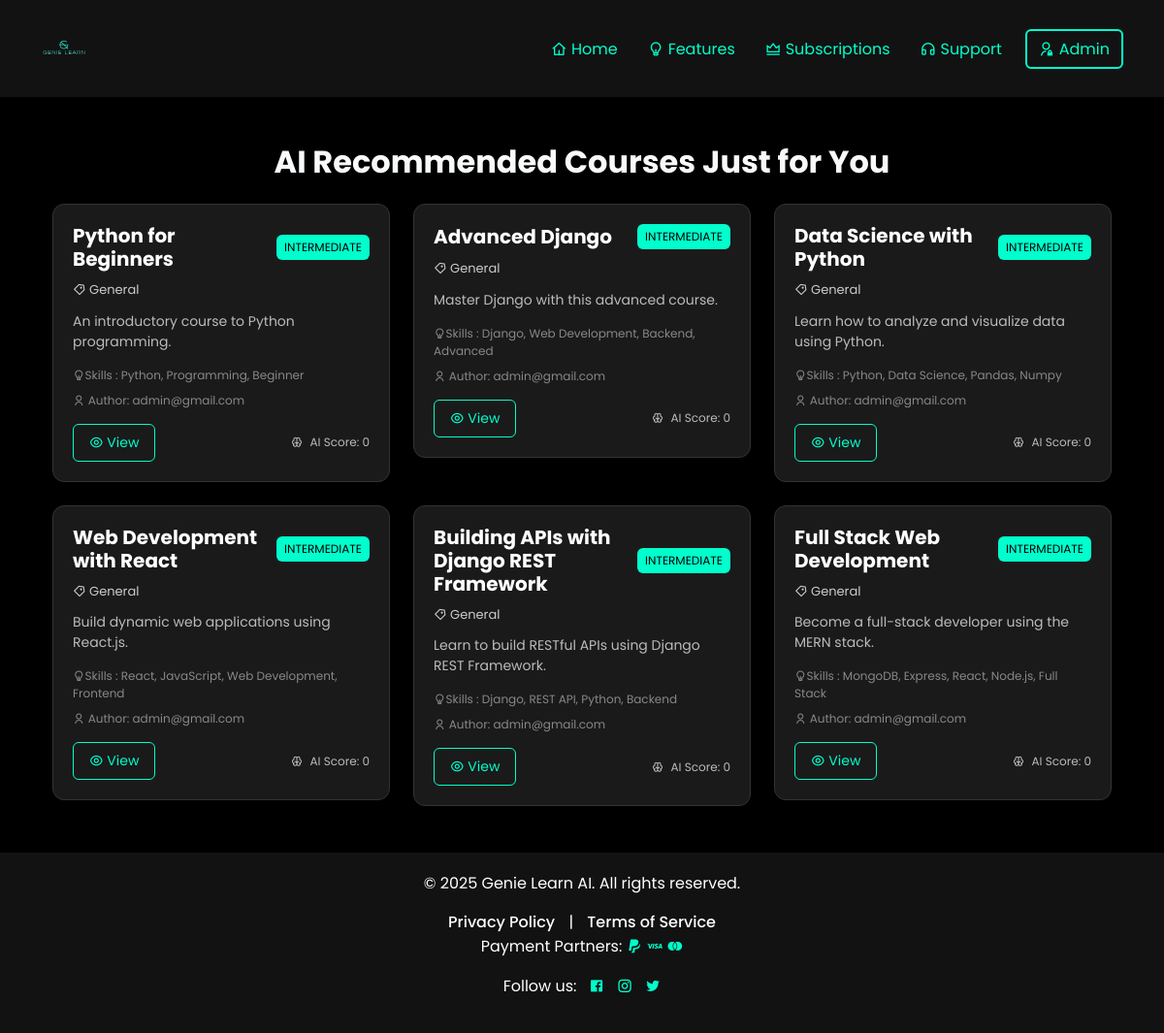
/courses_app/recommend_courses/ (signed in), run on the app's committed database.
### courses_app/models.py (models this page shows, shortened)
class Course(models.Model):
    DIFFICULTY_CHOICES = [
        ('beginner', 'Beginner'),
        ('intermediate', 'Intermediate'),
        ('advanced', 'Advanced'),
    ]
    SUBSCRIPTION_CHOICES = [
    ('FREE', 'Free'),
    ('PRO', 'Pro'),
    ('PREMIUM', 'Premium'),
]
    title = models.CharField(max_length=255)
    description = models.TextField()
    skills = models.TextField(null=True, blank=True)  # Comma-separated skills
    author = models.ForeignKey(settings.AUTH_USER_MODEL, on_delete=models.CASCADE, related_name='courses')
    thumbnail = models.ImageField(upload_to='course_thumbnails/', null=True, blank=True)
    difficulty = models.CharField(max_length=20, choices=DIFFICULTY_CHOICES, default='beginner')
    category = models.CharField(max_length=100, null=True, blank=True)
    tags = models.CharField(max_length=255, null=True, blank=True)
    price = models.DecimalField(max_digits=6, decimal_places=2, default=0.00)
    is_published = models.BooleanField(default=False)
    subscription = models.CharField(max_length=20, choices=SUBSCRIPTION_CHOICES, default='FREE')
    created_at = models.DateTimeField(auto_now_add=True)
    def get_skills(self):
        return [skill.strip() for skill in self.skills.split(',')] if self.skills else []

### user_app/models.py (models this page shows)
class User(AbstractBaseUser, PermissionsMixin):
    email = models.EmailField(unique=True)
    full_name = models.CharField(max_length=30, null=True, blank=True)
    educational_qualification = models.CharField(max_length=50, null=True, blank=True)
    certificates = models.TextField(null=True, blank=True)
    phone = models.CharField(max_length=20, unique=True, null=True, blank=True)
    is_email_verified = models.BooleanField(default=False)
    is_phone_verified = models.BooleanField(default=False)
    subscriptions_type = models.CharField(max_length=20, null=True, blank=True)
    registration_date = models.DateTimeField(auto_now_add=True, null=True, blank=True)
    last_login = models.DateTimeField(auto_now=True, null=True, blank=True)
    bio = models.TextField(null=True, blank=True)
    date_of_birth = models.DateField(null=True, blank=True)
    address = models.TextField(null=True, blank=True)
    website = models.URLField(null=True, blank=True)
    gender = models.CharField(max_length=20, null=True, blank=True)
    occupation = models.CharField(max_length=20, null=True, blank=True)
    skills = models.TextField(null=True, blank=True)
    sub_category = models.TextField(null=True, blank=True)
    certificate_file = models.FileField(upload_to="certificates/", null=True, blank=True)
    followers_count = models.PositiveIntegerField(default=0)
    following_count = models.PositiveIntegerField(default=0)
    is_active = models.BooleanField(default=True)
    is_staff = models.BooleanField(default=False)
    USERNAME_FIELD = 'email'
    REQUIRED_FIELDS = []
    objects = CustomUserManager()
    def __str__(self):
        return self.email

### courses_app/views.py (the view)
# urls.py: path('recommend_courses/', views.recommend_courses, name='recommend_courses'),
def recommend_courses(request):
    try:
        if not request.user.is_authenticated:
            return redirect('user_app:login')
        user = request.user
        profile = User.objects.get(email=user.email)
        print(f"User profile: {profile}")
        user_skills = {
            'skills': profile.skills,
        }
        print(user_skills, "...................")
        print(f"Data extracted: {user_skills}")
        courses = Course.objects.filter(is_published=True)
        print(f"Total courses fetched: {len(courses)}")
        filtered_courses = filter_courses(user_skills, courses)
        print(f"Filtered courses count: {len(filtered_courses)}")
        api_key = "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"
        ranked_courses = []
        if filtered_courses:
            for course in filtered_courses:
                print(f"Ranking course: {course.title}")
                score = rank_course(user_skills, course, api_key)
                print(f"Score for course '{course.title}': {score}")
                ranked_courses.append({
                    "course_id": course.id,
                    "course_title": course.title,
                    "score": score,
                    "description": course.description,
                    "skills": course.skills,
                    "author": course.author.email,
                })
            ranked_courses.sort(key=lambda x: x['score'], reverse=True)
        print(f"Ranked courses sorted: {ranked_courses}")
        return render(request, 'aisuggestions.html', {'recommended_courses': ranked_courses})
    except User.DoesNotExist:
        print("Error: User not found")
        return redirect('user_app:login')
    except Exception as e:
        print(f"Error in recommend_courses view: {e}")
        return render(request, 'aisuggestions.html', {'error': f"An error occurred: {str(e)}"})

### courses_app/templates/aisuggestions.html (shortened to what this page needs)
{% extends 'base.html' %}
{% load static %}
{% block content %}
<div class="container my-5">
  <h2 class="text-center text-light mb-4 fw-bold">AI Recommended Courses Just for You</h2>
  <div class="row g-4">
    {% for course in recommended_courses %}
      <div class="col-md-6 col-lg-4">
        <div class="course-card" style="background-color: #1a1a1a; border: 1px solid #333; border-radius: 12px; overflow: hidden; display: flex; flex-direction: column; padding: 20px;">
          <div style="display: flex; justify-content: space-between; align-items: center; margin-bottom: 10px;">
            <h3 style="font-size: 20px; font-weight: bold; margin: 0; color: #fff;">{{ course.course_title }}</h3>
            <span style="font-size: 12px; text-transform: uppercase; padding: 4px 8px; border-radius: 6px; background-color: #00ffcc; color: #000;">
              Intermediate
            </span>
          </div>
          <p style="font-size: 13px; color: #ccc; margin: 0 0 12px;"><i class="ri-price-tag-3-line"></i> General</p>
          <p style="font-size: 14px; color: #bbb; margin-bottom: 15px;">{{ course.description }}</p>
          <p style="font-size: 12px; color: #888; margin: 0 0 8px;"><i class="ri-lightbulb-line"></i>Skills : {{ course.skills }}</p>
          <p style="font-size: 12px; color: #888; margin: 0 0 15px;"><i class="ri-user-line"></i> Author: {{ course.author }}</p>
          <div style="display: flex; justify-content: space-between; align-items: center;">
            <a href="{% url 'courses_app:course_detail' course.id %}" style="padding: 8px 16px; font-size: 14px; color: #00ffcc; border: 1px solid #00ffcc; border-radius: 6px; text-decoration: none;"
               onmouseover="this.style.background='#00ffcc'; this.style.color='#000';"
               onmouseout="this.style.background='transparent'; this.style.color='#00ffcc';">
              <i class="ri-eye-line"></i> View
            </a>
            <span style="font-size: 12px; color: #bbb;">
              <i class="ri-brain-line" style="margin-right: 4px;"></i> AI Score: {{ course.score }}
            </span>
          </div>
        </div>
      </div>
    {% empty %}
      <p style="text-align: center; color: #fff; font-size: 18px;">No courses available at the moment.</p>
    {% endfor %}
  </div>
</div>
{% endblock %}

### templates/base.html (style rules this page uses)
body { background-color: black; color: white; font-family: 'Poppins', sans-serif; margin:0px; padding:0px; }
h2 { color:#00ffcc; }

### data on the page
Course: course_title "Python for Beginners", description "An introductory course to Python programming.", skills "Python, Programming, Beginner"
User: author "admin@gmail.com" "admin@gmail.com" "admin@gmail.com" "admin@gmail.com" "admin@gmail.com" "admin@gmail.com"
Course: course_title "Advanced Django", description "Master Django with this advanced course.", skills "Django, Web Development, Backend, Advanced"
Course: course_title "Data Science with Python", description "Learn how to analyze and visualize data using Python.", skills "Python, Data Science, Pandas, Numpy"
Course: course_title "Web Development with React", description "Build dynamic web applications using React.js.", skills "React, JavaScript, Web Development, Frontend"
Course: course_title "Building APIs with Django REST Framework", description "Learn to build RESTful APIs using Django REST Framework.", skills "Django, REST API, Python, Backend"
Course: course_title "Full Stack Web Development", description "Become a full-stack developer using the MERN stack.", skills "MongoDB, Express, React, Node.js, Full Stack"

### other printed values
{{ course.score }} "0" "0" "0" "0" "0" "0"
